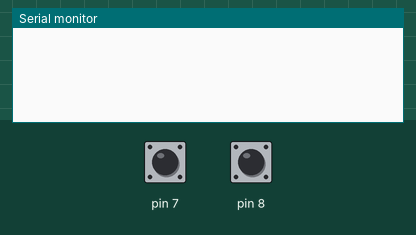
Simulated run of this sketch. Board: Arduino Uno, built with avr-gcc and run on an emulated ATmega328P. On the bench: the last lines printed to the serial monitor. Inputs (shaded band) come from the test bench; at power-on: pin 7 HIGH, pin 8 HIGH.

Above: at 1.2 s.
1.3 s: pin 7 pulled LOW for 0.15 s
At 1.43 s:
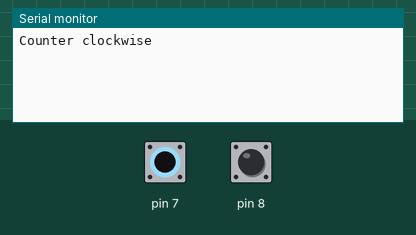
At 2.4 s:
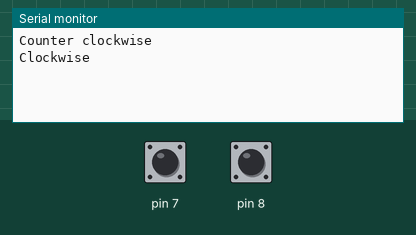

The sketch:

rotarytest.ino
```cpp
#include "RotarySwitch.h"
RotarySwitch rotarySwitch(7, 8);

void setup() {
  // Start the serial monitor for debugging
  Serial.begin(9600);
}

void loop()
{
  rotarySwitch.update();
  if (rotarySwitch.hasBeenTurned()) {
    Serial.println(
      rotarySwitch.getDirection() == RotarySwitch::CLOCKWISE
        ? "Clockwise"
        : "Counter clockwise"
    );
  }

  delay(5);
}
```

RotarySwitch.cpp
```cpp
#include "RotarySwitch.h"
#include <Arduino.h>

RotarySwitch::RotarySwitch(int pinA, int pinB)
{
  this->pinA = pinA;
  this->pinB = pinB;

  pinMode(pinA, INPUT_PULLUP);
  pinMode(pinB, INPUT_PULLUP);

  // Update twice so we have sane values in both states
  update();
  update();
}

void RotarySwitch::update()
{
  previousState[0] = currentState[0];
  previousState[1] = currentState[1];

  currentState[0] = digitalRead(pinA) ? '0' : '1';
  currentState[1] = digitalRead(pinB) ? '0' : '1';
}

bool RotarySwitch::hasBeenTurned()
{
  return currentState[0] != previousState[0] || currentState[1] != previousState[1];
}


int RotarySwitch::getDirection()
{
  if (!hasBeenTurned()) {
    return NOT_TURNED;
  }

  if (previousState[0] == previousState[1]) {
    return previousState[0] == currentState[0] ? CLOCKWISE : COUNTER_CLOCKWISE;
  }

  // In the otherc ase we check which way the last character moved
  return previousState[1] == currentState[0] ? CLOCKWISE : COUNTER_CLOCKWISE;
}
```

RotarySwitch.h
```cpp
#ifndef ROTARY_SWITCH_H
#define ROTARY_SWITCH_H

class RotarySwitch
{
	public:
		RotarySwitch(int pinA, int pinB);
		void update();
		bool hasBeenTurned();
		int getDirection();

    static const int COUNTER_CLOCKWISE = -1;
    static const int NOT_TURNED = 0;
    static const int CLOCKWISE = 1;

	private:
    int pinA;
    int pinB;
		char previousState[2];
		char currentState[2];
};

#endif
```

Measured:
- after the input at 1.3 s, the serial monitor: prints a new line at once (image 1)
